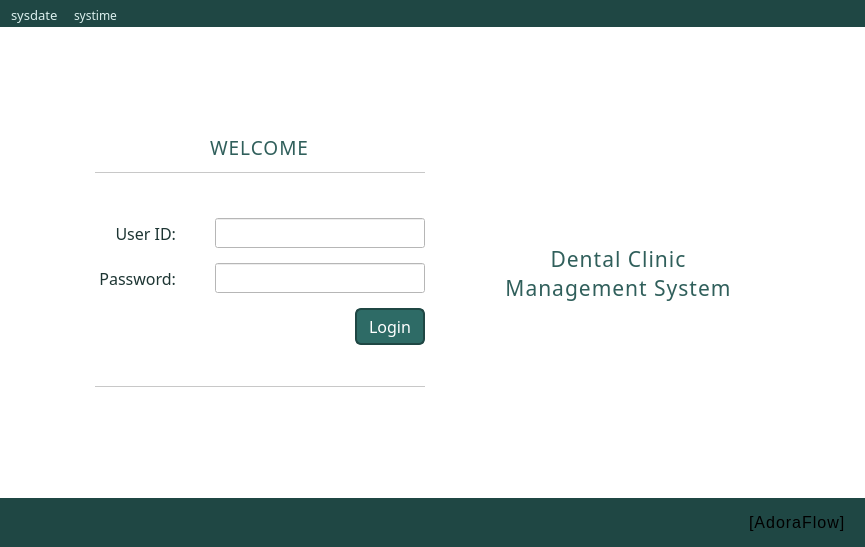
<?xml version="1.0" encoding="UTF-8"?>
<ui version="4.0">
 <class>login_page</class>
 <widget class="QWidget" name="login_page">
  <property name="geometry">
   <rect>
    <x>0</x>
    <y>0</y>
    <width>865</width>
    <height>547</height>
   </rect>
  </property>
  <property name="sizePolicy">
   <sizepolicy hsizetype="Fixed" vsizetype="Fixed">
    <horstretch>0</horstretch>
    <verstretch>0</verstretch>
   </sizepolicy>
  </property>
  <property name="minimumSize">
   <size>
    <width>800</width>
    <height>500</height>
   </size>
  </property>
  <property name="maximumSize">
   <size>
    <width>1080</width>
    <height>620</height>
   </size>
  </property>
  <property name="palette">
   <palette>
    <active>
     <colorrole role="WindowText">
      <brush brushstyle="SolidPattern">
       <color alpha="255">
        <red>0</red>
        <green>0</green>
        <blue>0</blue>
       </color>
      </brush>
     </colorrole>
     <colorrole role="Button">
      <brush brushstyle="SolidPattern">
       <color alpha="255">
        <red>255</red>
        <green>255</green>
        <blue>255</blue>
       </color>
      </brush>
     </colorrole>
     <colorrole role="Light">
      <brush brushstyle="SolidPattern">
       <color alpha="255">
        <red>255</red>
        <green>255</green>
        <blue>255</blue>
       </color>
      </brush>
     </colorrole>
     <colorrole role="Midlight">
      <brush brushstyle="SolidPattern">
       <color alpha="255">
        <red>255</red>
        <green>255</green>
        <blue>255</blue>
       </color>
      </brush>
     </colorrole>
     <colorrole role="Dark">
      <brush brushstyle="SolidPattern">
       <color alpha="255">
        <red>127</red>
        <green>127</green>
        <blue>127</blue>
       </color>
      </brush>
     </colorrole>
     <colorrole role="Mid">
      <brush brushstyle="SolidPattern">
       <color alpha="255">
        <red>170</red>
        <green>170</green>
        <blue>170</blue>
       </color>
      </brush>
     </colorrole>
     <colorrole role="Text">
      <brush brushstyle="SolidPattern">
       <color alpha="255">
        <red>0</red>
        <green>0</green>
        <blue>0</blue>
       </color>
      </brush>
     </colorrole>
     <colorrole role="BrightText">
      <brush brushstyle="SolidPattern">
       <color alpha="255">
        <red>255</red>
        <green>255</green>
        <blue>255</blue>
       </color>
      </brush>
     </colorrole>
     <colorrole role="ButtonText">
      <brush brushstyle="SolidPattern">
       <color alpha="255">
        <red>0</red>
        <green>0</green>
        <blue>0</blue>
       </color>
      </brush>
     </colorrole>
     <colorrole role="Base">
      <brush brushstyle="SolidPattern">
       <color alpha="255">
        <red>255</red>
        <green>255</green>
        <blue>255</blue>
       </color>
      </brush>
     </colorrole>
     <colorrole role="Window">
      <brush brushstyle="SolidPattern">
       <color alpha="255">
        <red>255</red>
        <green>255</green>
        <blue>255</blue>
       </color>
      </brush>
     </colorrole>
     <colorrole role="Shadow">
      <brush brushstyle="SolidPattern">
       <color alpha="255">
        <red>0</red>
        <green>0</green>
        <blue>0</blue>
       </color>
      </brush>
     </colorrole>
     <colorrole role="AlternateBase">
      <brush brushstyle="SolidPattern">
       <color alpha="255">
        <red>255</red>
        <green>255</green>
        <blue>255</blue>
       </color>
      </brush>
     </colorrole>
     <colorrole role="ToolTipBase">
      <brush brushstyle="SolidPattern">
       <color alpha="255">
        <red>255</red>
        <green>255</green>
        <blue>220</blue>
       </color>
      </brush>
     </colorrole>
     <colorrole role="ToolTipText">
      <brush brushstyle="SolidPattern">
       <color alpha="255">
        <red>0</red>
        <green>0</green>
        <blue>0</blue>
       </color>
      </brush>
     </colorrole>
     <colorrole role="PlaceholderText">
      <brush brushstyle="SolidPattern">
       <color alpha="127">
        <red>0</red>
        <green>0</green>
        <blue>0</blue>
       </color>
      </brush>
     </colorrole>
     <colorrole role="Accent">
      <brush brushstyle="SolidPattern">
       <color alpha="255">
        <red>255</red>
        <green>255</green>
        <blue>255</blue>
       </color>
      </brush>
     </colorrole>
    </active>
    <inactive>
     <colorrole role="WindowText">
      <brush brushstyle="SolidPattern">
       <color alpha="255">
        <red>0</red>
        <green>0</green>
        <blue>0</blue>
       </color>
      </brush>
     </colorrole>
     <colorrole role="Button">
      <brush brushstyle="SolidPattern">
       <color alpha="255">
        <red>255</red>
        <green>255</green>
        <blue>255</blue>
       </color>
      </brush>
     </colorrole>
     <colorrole role="Light">
      <brush brushstyle="SolidPattern">
       <color alpha="255">
        <red>255</red>
        <green>255</green>
        <blue>255</blue>
       </color>
      </brush>
     </colorrole>
     <colorrole role="Midlight">
      <brush brushstyle="SolidPattern">
       <color alpha="255">
        <red>255</red>
        <green>255</green>
        <blue>255</blue>
       </color>
      </brush>
     </colorrole>
     <colorrole role="Dark">
      <brush brushstyle="SolidPattern">
       <color alpha="255">
        <red>127</red>
        <green>127</green>
        <blue>127</blue>
       </color>
      </brush>
     </colorrole>
     <colorrole role="Mid">
      <brush brushstyle="SolidPattern">
       <color alpha="255">
        <red>170</red>
        <green>170</green>
        <blue>170</blue>
       </color>
      </brush>
     </colorrole>
     <colorrole role="Text">
      <brush brushstyle="SolidPattern">
       <color alpha="255">
        <red>0</red>
        <green>0</green>
        <blue>0</blue>
       </color>
      </brush>
     </colorrole>
     <colorrole role="BrightText">
      <brush brushstyle="SolidPattern">
       <color alpha="255">
        <red>255</red>
        <green>255</green>
        <blue>255</blue>
       </color>
      </brush>
     </colorrole>
     <colorrole role="ButtonText">
      <brush brushstyle="SolidPattern">
       <color alpha="255">
        <red>0</red>
        <green>0</green>
        <blue>0</blue>
       </color>
      </brush>
     </colorrole>
     <colorrole role="Base">
      <brush brushstyle="SolidPattern">
       <color alpha="255">
        <red>255</red>
        <green>255</green>
        <blue>255</blue>
       </color>
      </brush>
     </colorrole>
     <colorrole role="Window">
      <brush brushstyle="SolidPattern">
       <color alpha="255">
        <red>255</red>
        <green>255</green>
        <blue>255</blue>
       </color>
      </brush>
     </colorrole>
     <colorrole role="Shadow">
      <brush brushstyle="SolidPattern">
       <color alpha="255">
        <red>0</red>
        <green>0</green>
        <blue>0</blue>
       </color>
      </brush>
     </colorrole>
     <colorrole role="AlternateBase">
      <brush brushstyle="SolidPattern">
       <color alpha="255">
        <red>255</red>
        <green>255</green>
        <blue>255</blue>
       </color>
      </brush>
     </colorrole>
     <colorrole role="ToolTipBase">
      <brush brushstyle="SolidPattern">
       <color alpha="255">
        <red>255</red>
        <green>255</green>
        <blue>220</blue>
       </color>
      </brush>
     </colorrole>
     <colorrole role="ToolTipText">
      <brush brushstyle="SolidPattern">
       <color alpha="255">
        <red>0</red>
        <green>0</green>
        <blue>0</blue>
       </color>
      </brush>
     </colorrole>
     <colorrole role="PlaceholderText">
      <brush brushstyle="SolidPattern">
       <color alpha="127">
        <red>0</red>
        <green>0</green>
        <blue>0</blue>
       </color>
      </brush>
     </colorrole>
     <colorrole role="Accent">
      <brush brushstyle="SolidPattern">
       <color alpha="255">
        <red>255</red>
        <green>255</green>
        <blue>255</blue>
       </color>
      </brush>
     </colorrole>
    </inactive>
    <disabled>
     <colorrole role="WindowText">
      <brush brushstyle="SolidPattern">
       <color alpha="255">
        <red>127</red>
        <green>127</green>
        <blue>127</blue>
       </color>
      </brush>
     </colorrole>
     <colorrole role="Button">
      <brush brushstyle="SolidPattern">
       <color alpha="255">
        <red>255</red>
        <green>255</green>
        <blue>255</blue>
       </color>
      </brush>
     </colorrole>
     <colorrole role="Light">
      <brush brushstyle="SolidPattern">
       <color alpha="255">
        <red>255</red>
        <green>255</green>
        <blue>255</blue>
       </color>
      </brush>
     </colorrole>
     <colorrole role="Midlight">
      <brush brushstyle="SolidPattern">
       <color alpha="255">
        <red>255</red>
        <green>255</green>
        <blue>255</blue>
       </color>
      </brush>
     </colorrole>
     <colorrole role="Dark">
      <brush brushstyle="SolidPattern">
       <color alpha="255">
        <red>127</red>
        <green>127</green>
        <blue>127</blue>
       </color>
      </brush>
     </colorrole>
     <colorrole role="Mid">
      <brush brushstyle="SolidPattern">
       <color alpha="255">
        <red>170</red>
        <green>170</green>
        <blue>170</blue>
       </color>
      </brush>
     </colorrole>
     <colorrole role="Text">
      <brush brushstyle="SolidPattern">
       <color alpha="255">
        <red>127</red>
        <green>127</green>
        <blue>127</blue>
       </color>
      </brush>
     </colorrole>
     <colorrole role="BrightText">
      <brush brushstyle="SolidPattern">
       <color alpha="255">
        <red>255</red>
        <green>255</green>
        <blue>255</blue>
       </color>
      </brush>
     </colorrole>
     <colorrole role="ButtonText">
      <brush brushstyle="SolidPattern">
       <color alpha="255">
        <red>127</red>
        <green>127</green>
        <blue>127</blue>
       </color>
      </brush>
     </colorrole>
     <colorrole role="Base">
      <brush brushstyle="SolidPattern">
       <color alpha="255">
        <red>255</red>
        <green>255</green>
        <blue>255</blue>
       </color>
      </brush>
     </colorrole>
     <colorrole role="Window">
      <brush brushstyle="SolidPattern">
       <color alpha="255">
        <red>255</red>
        <green>255</green>
        <blue>255</blue>
       </color>
      </brush>
     </colorrole>
     <colorrole role="Shadow">
      <brush brushstyle="SolidPattern">
       <color alpha="255">
        <red>0</red>
        <green>0</green>
        <blue>0</blue>
       </color>
      </brush>
     </colorrole>
     <colorrole role="AlternateBase">
      <brush brushstyle="SolidPattern">
       <color alpha="255">
        <red>255</red>
        <green>255</green>
        <blue>255</blue>
       </color>
      </brush>
     </colorrole>
     <colorrole role="ToolTipBase">
      <brush brushstyle="SolidPattern">
       <color alpha="255">
        <red>255</red>
        <green>255</green>
        <blue>220</blue>
       </color>
      </brush>
     </colorrole>
     <colorrole role="ToolTipText">
      <brush brushstyle="SolidPattern">
       <color alpha="255">
        <red>0</red>
        <green>0</green>
        <blue>0</blue>
       </color>
      </brush>
     </colorrole>
     <colorrole role="PlaceholderText">
      <brush brushstyle="SolidPattern">
       <color alpha="127">
        <red>127</red>
        <green>127</green>
        <blue>127</blue>
       </color>
      </brush>
     </colorrole>
     <colorrole role="Accent">
      <brush brushstyle="SolidPattern">
       <color alpha="255">
        <red>255</red>
        <green>255</green>
        <blue>255</blue>
       </color>
      </brush>
     </colorrole>
    </disabled>
   </palette>
  </property>
  <property name="windowTitle">
   <string>AdoraFlow</string>
  </property>
  <property name="windowIcon">
   <iconset>
    <normaloff>../assets/icons/200x200_logo.png</normaloff>../assets/icons/200x200_logo.png</iconset>
  </property>
  <property name="styleSheet">
   <string notr="true"/>
  </property>
  <layout class="QVBoxLayout" name="verticalLayout">
   <property name="spacing">
    <number>6</number>
   </property>
   <property name="leftMargin">
    <number>0</number>
   </property>
   <property name="topMargin">
    <number>0</number>
   </property>
   <property name="rightMargin">
    <number>0</number>
   </property>
   <property name="bottomMargin">
    <number>0</number>
   </property>
   <item>
    <widget class="QWidget" name="login_header" native="true">
     <property name="styleSheet">
      <string notr="true">background: #1F4744;</string>
     </property>
     <layout class="QHBoxLayout" name="horizontalLayout">
      <property name="spacing">
       <number>6</number>
      </property>
      <property name="leftMargin">
       <number>3</number>
      </property>
      <property name="topMargin">
       <number>3</number>
      </property>
      <property name="rightMargin">
       <number>3</number>
      </property>
      <property name="bottomMargin">
       <number>3</number>
      </property>
      <item>
       <widget class="QLabel" name="login_sys_date">
        <property name="font">
         <font>
          <family>Slate</family>
          <pointsize>10</pointsize>
         </font>
        </property>
        <property name="styleSheet">
         <string notr="true">padding-left: 5px;
padding-right: 3px;
padding-top: 3px;
color: #DBF0EE;</string>
        </property>
        <property name="text">
         <string>sysdate</string>
        </property>
       </widget>
      </item>
      <item>
       <widget class="QLabel" name="login_sys_time">
        <property name="font">
         <font>
          <family>Slate</family>
         </font>
        </property>
        <property name="styleSheet">
         <string notr="true">
padding-right: 3px;
padding-top: 3px;
color: #DBF0EE;</string>
        </property>
        <property name="text">
         <string>systime</string>
        </property>
       </widget>
      </item>
      <item>
       <spacer name="horizontalSpacer">
        <property name="orientation">
         <enum>Qt::Orientation::Horizontal</enum>
        </property>
        <property name="sizeHint" stdset="0">
         <size>
          <width>40</width>
          <height>20</height>
         </size>
        </property>
       </spacer>
      </item>
     </layout>
    </widget>
   </item>
   <item>
    <layout class="QHBoxLayout" name="login_mainbody" stretch="1,1">
     <property name="spacing">
      <number>6</number>
     </property>
     <property name="leftMargin">
      <number>5</number>
     </property>
     <property name="topMargin">
      <number>5</number>
     </property>
     <property name="rightMargin">
      <number>5</number>
     </property>
     <property name="bottomMargin">
      <number>5</number>
     </property>
     <item>
      <layout class="QHBoxLayout" name="horizontal_left_layout">
       <property name="leftMargin">
        <number>5</number>
       </property>
       <property name="topMargin">
        <number>5</number>
       </property>
       <property name="rightMargin">
        <number>5</number>
       </property>
       <property name="bottomMargin">
        <number>5</number>
       </property>
       <item>
        <spacer name="right_layout_spacer_1">
         <property name="orientation">
          <enum>Qt::Orientation::Horizontal</enum>
         </property>
         <property name="sizeType">
          <enum>QSizePolicy::Policy::Minimum</enum>
         </property>
         <property name="sizeHint" stdset="0">
          <size>
           <width>80</width>
           <height>20</height>
          </size>
         </property>
        </spacer>
       </item>
       <item>
        <spacer name="right_layout_spacer_2">
         <property name="orientation">
          <enum>Qt::Orientation::Horizontal</enum>
         </property>
         <property name="sizeHint" stdset="0">
          <size>
           <width>40</width>
           <height>20</height>
          </size>
         </property>
        </spacer>
       </item>
       <item>
        <layout class="QVBoxLayout" name="right_layout_mid">
         <item>
          <spacer name="right_layout_mid_spacer_1">
           <property name="orientation">
            <enum>Qt::Orientation::Vertical</enum>
           </property>
           <property name="sizeHint" stdset="0">
            <size>
             <width>20</width>
             <height>40</height>
            </size>
           </property>
          </spacer>
         </item>
         <item>
          <spacer name="verticalSpacer">
           <property name="orientation">
            <enum>Qt::Orientation::Vertical</enum>
           </property>
           <property name="sizeHint" stdset="0">
            <size>
             <width>20</width>
             <height>40</height>
            </size>
           </property>
          </spacer>
         </item>
         <item alignment="Qt::AlignmentFlag::AlignHCenter">
          <widget class="QLabel" name="label">
           <property name="font">
            <font>
             <family>Slate</family>
             <pointsize>14</pointsize>
            </font>
           </property>
           <property name="styleSheet">
            <string notr="true">letter-spacing: 1px;
color: #305F5B;
margin-bottom: 5px;
text-align: center;</string>
           </property>
           <property name="text">
            <string>WELCOME</string>
           </property>
          </widget>
         </item>
         <item>
          <widget class="Line" name="horizontal_line1">
           <property name="sizePolicy">
            <sizepolicy hsizetype="Minimum" vsizetype="Fixed">
             <horstretch>0</horstretch>
             <verstretch>0</verstretch>
            </sizepolicy>
           </property>
           <property name="minimumSize">
            <size>
             <width>0</width>
             <height>40</height>
            </size>
           </property>
           <property name="maximumSize">
            <size>
             <width>16777215</width>
             <height>16777215</height>
            </size>
           </property>
           <property name="layoutDirection">
            <enum>Qt::LayoutDirection::RightToLeft</enum>
           </property>
           <property name="styleSheet">
            <string notr="true">border-top: 1px solid rgba(100, 100, 100, 90);</string>
           </property>
           <property name="orientation">
            <enum>Qt::Orientation::Horizontal</enum>
           </property>
          </widget>
         </item>
         <item>
          <layout class="QVBoxLayout" name="login_form_container">
           <property name="spacing">
            <number>15</number>
           </property>
           <item>
            <layout class="QHBoxLayout" name="login_form_inputs">
             <property name="spacing">
              <number>15</number>
             </property>
             <item>
              <layout class="QVBoxLayout" name="login_form_labels">
               <item>
                <widget class="QLabel" name="pwd_label0">
                 <property name="minimumSize">
                  <size>
                   <width>0</width>
                   <height>0</height>
                  </size>
                 </property>
                 <property name="font">
                  <font>
                   <family>Slate</family>
                   <pointsize>12</pointsize>
                  </font>
                 </property>
                 <property name="styleSheet">
                  <string notr="true">color: #1D3533;
padding-right: 20px;</string>
                 </property>
                 <property name="text">
                  <string>User ID:</string>
                 </property>
                 <property name="alignment">
                  <set>Qt::AlignmentFlag::AlignRight|Qt::AlignmentFlag::AlignTrailing|Qt::AlignmentFlag::AlignVCenter</set>
                 </property>
                </widget>
               </item>
               <item>
                <widget class="QLabel" name="user_label0">
                 <property name="minimumSize">
                  <size>
                   <width>0</width>
                   <height>0</height>
                  </size>
                 </property>
                 <property name="maximumSize">
                  <size>
                   <width>16777215</width>
                   <height>16777215</height>
                  </size>
                 </property>
                 <property name="font">
                  <font>
                   <family>Slate</family>
                   <pointsize>12</pointsize>
                  </font>
                 </property>
                 <property name="styleSheet">
                  <string notr="true">color: #1D3533;
padding-right: 20px;
</string>
                 </property>
                 <property name="text">
                  <string>Password:</string>
                 </property>
                 <property name="alignment">
                  <set>Qt::AlignmentFlag::AlignRight|Qt::AlignmentFlag::AlignTrailing|Qt::AlignmentFlag::AlignVCenter</set>
                 </property>
                </widget>
               </item>
              </layout>
             </item>
             <item>
              <layout class="QVBoxLayout" name="login_form_fields">
               <property name="spacing">
                <number>15</number>
               </property>
               <item alignment="Qt::AlignmentFlag::AlignRight">
                <widget class="QLineEdit" name="login_user_field">
                 <property name="minimumSize">
                  <size>
                   <width>210</width>
                   <height>30</height>
                  </size>
                 </property>
                 <property name="maximumSize">
                  <size>
                   <width>210</width>
                   <height>16777215</height>
                  </size>
                 </property>
                 <property name="font">
                  <font>
                   <family>Slate</family>
                   <pointsize>11</pointsize>
                   <bold>false</bold>
                  </font>
                 </property>
                 <property name="styleSheet">
                  <string notr="true">color: #1D3533;
background: white;
padding-left: 5px;</string>
                 </property>
                 <property name="echoMode">
                  <enum>QLineEdit::EchoMode::Normal</enum>
                 </property>
                </widget>
               </item>
               <item alignment="Qt::AlignmentFlag::AlignRight">
                <widget class="QLineEdit" name="login_pass_field">
                 <property name="minimumSize">
                  <size>
                   <width>210</width>
                   <height>30</height>
                  </size>
                 </property>
                 <property name="maximumSize">
                  <size>
                   <width>210</width>
                   <height>16777215</height>
                  </size>
                 </property>
                 <property name="font">
                  <font>
                   <family>Slate</family>
                   <pointsize>11</pointsize>
                   <fontweight>Light</fontweight>
                  </font>
                 </property>
                 <property name="styleSheet">
                  <string notr="true">color: #1D3533;
background: white;
padding-left: 5px;</string>
                 </property>
                 <property name="text">
                  <string/>
                 </property>
                 <property name="echoMode">
                  <enum>QLineEdit::EchoMode::Password</enum>
                 </property>
                 <property name="alignment">
                  <set>Qt::AlignmentFlag::AlignLeading|Qt::AlignmentFlag::AlignLeft|Qt::AlignmentFlag::AlignVCenter</set>
                 </property>
                </widget>
               </item>
              </layout>
             </item>
            </layout>
           </item>
           <item>
            <layout class="QHBoxLayout" name="login_form_bottom">
             <item>
              <widget class="QLabel" name="login_feedback">
               <property name="font">
                <font>
                 <family>Slate</family>
                 <pointsize>9</pointsize>
                </font>
               </property>
               <property name="text">
                <string/>
               </property>
               <property name="alignment">
                <set>Qt::AlignmentFlag::AlignRight|Qt::AlignmentFlag::AlignTrailing|Qt::AlignmentFlag::AlignVCenter</set>
               </property>
              </widget>
             </item>
             <item alignment="Qt::AlignmentFlag::AlignBottom">
              <widget class="QPushButton" name="login_button">
               <property name="minimumSize">
                <size>
                 <width>70</width>
                 <height>30</height>
                </size>
               </property>
               <property name="maximumSize">
                <size>
                 <width>70</width>
                 <height>16777215</height>
                </size>
               </property>
               <property name="font">
                <font>
                 <family>Slate</family>
                 <pointsize>12</pointsize>
                </font>
               </property>
               <property name="cursor">
                <cursorShape>PointingHandCursor</cursorShape>
               </property>
               <property name="acceptDrops">
                <bool>false</bool>
               </property>
               <property name="autoFillBackground">
                <bool>false</bool>
               </property>
               <property name="styleSheet">
                <string notr="true">#login_button {
	border-radius: 6px;
	color: white;
	border: 2px solid #1F4744;
	padding: 5px;
	background: #2E6B66;
}

#login_button:hover {
	border-radius: 6px;
	color: white;
	border: 2px solid #1F4744;
	padding: 5px;
	background: #265955;

}
#login_button:pressed {
	background: #1F4744;
	color: white;
	border: 2px solid #1F4744;
}</string>
               </property>
               <property name="text">
                <string>Login</string>
               </property>
               <property name="icon">
                <iconset>
                 <normaloff>../assets/icons/login.svg</normaloff>../assets/icons/login.svg</iconset>
               </property>
               <property name="shortcut">
                <string>Return</string>
               </property>
              </widget>
             </item>
            </layout>
           </item>
          </layout>
         </item>
         <item>
          <widget class="Line" name="horizontal_line2">
           <property name="minimumSize">
            <size>
             <width>0</width>
             <height>40</height>
            </size>
           </property>
           <property name="maximumSize">
            <size>
             <width>16777215</width>
             <height>16777215</height>
            </size>
           </property>
           <property name="layoutDirection">
            <enum>Qt::LayoutDirection::RightToLeft</enum>
           </property>
           <property name="styleSheet">
            <string notr="true">margin-top: 35px;
border-top: 1px solid rgba(100, 100, 100, 90);</string>
           </property>
           <property name="orientation">
            <enum>Qt::Orientation::Horizontal</enum>
           </property>
          </widget>
         </item>
         <item>
          <spacer name="verticalSpacer_2">
           <property name="orientation">
            <enum>Qt::Orientation::Vertical</enum>
           </property>
           <property name="sizeHint" stdset="0">
            <size>
             <width>20</width>
             <height>40</height>
            </size>
           </property>
          </spacer>
         </item>
         <item>
          <spacer name="right_layout_mid_spacer_2">
           <property name="orientation">
            <enum>Qt::Orientation::Vertical</enum>
           </property>
           <property name="sizeHint" stdset="0">
            <size>
             <width>20</width>
             <height>40</height>
            </size>
           </property>
          </spacer>
         </item>
        </layout>
       </item>
      </layout>
     </item>
     <item>
      <layout class="QHBoxLayout" name="horizontal_right_layout">
       <property name="spacing">
        <number>6</number>
       </property>
       <property name="leftMargin">
        <number>6</number>
       </property>
       <property name="topMargin">
        <number>6</number>
       </property>
       <property name="rightMargin">
        <number>6</number>
       </property>
       <property name="bottomMargin">
        <number>6</number>
       </property>
       <item>
        <spacer name="logo_spacer1">
         <property name="orientation">
          <enum>Qt::Orientation::Horizontal</enum>
         </property>
         <property name="sizeHint" stdset="0">
          <size>
           <width>40</width>
           <height>20</height>
          </size>
         </property>
        </spacer>
       </item>
       <item>
        <layout class="QVBoxLayout" name="verticalLayout_2">
         <item>
          <spacer name="verticalSpacer_4">
           <property name="orientation">
            <enum>Qt::Orientation::Vertical</enum>
           </property>
           <property name="sizeHint" stdset="0">
            <size>
             <width>20</width>
             <height>40</height>
            </size>
           </property>
          </spacer>
         </item>
         <item>
          <spacer name="verticalSpacer_6">
           <property name="orientation">
            <enum>Qt::Orientation::Vertical</enum>
           </property>
           <property name="sizeHint" stdset="0">
            <size>
             <width>20</width>
             <height>40</height>
            </size>
           </property>
          </spacer>
         </item>
         <item>
          <widget class="QLabel" name="TEMP_LOGO">
           <property name="sizePolicy">
            <sizepolicy hsizetype="Preferred" vsizetype="Preferred">
             <horstretch>0</horstretch>
             <verstretch>0</verstretch>
            </sizepolicy>
           </property>
           <property name="font">
            <font>
             <family>Slate</family>
            </font>
           </property>
           <property name="frameShape">
            <enum>QFrame::Shape::NoFrame</enum>
           </property>
           <property name="text">
            <string/>
           </property>
           <property name="pixmap">
            <pixmap>../assets/icons/250x250_logo.png</pixmap>
           </property>
           <property name="alignment">
            <set>Qt::AlignmentFlag::AlignCenter</set>
           </property>
          </widget>
         </item>
         <item>
          <widget class="QLabel" name="LOGO_TEXT">
           <property name="font">
            <font>
             <family>Slate</family>
             <pointsize>16</pointsize>
             <bold>false</bold>
            </font>
           </property>
           <property name="styleSheet">
            <string notr="true">padding: 5px;
color: #305F5B;
letter-spacing: 1px;</string>
           </property>
           <property name="text">
            <string>Dental Clinic
Management System</string>
           </property>
           <property name="alignment">
            <set>Qt::AlignmentFlag::AlignCenter</set>
           </property>
          </widget>
         </item>
         <item>
          <spacer name="verticalSpacer_3">
           <property name="orientation">
            <enum>Qt::Orientation::Vertical</enum>
           </property>
           <property name="sizeHint" stdset="0">
            <size>
             <width>20</width>
             <height>40</height>
            </size>
           </property>
          </spacer>
         </item>
         <item>
          <spacer name="verticalSpacer_5">
           <property name="orientation">
            <enum>Qt::Orientation::Vertical</enum>
           </property>
           <property name="sizeHint" stdset="0">
            <size>
             <width>20</width>
             <height>40</height>
            </size>
           </property>
          </spacer>
         </item>
        </layout>
       </item>
       <item>
        <spacer name="horizontalSpacer_2">
         <property name="orientation">
          <enum>Qt::Orientation::Horizontal</enum>
         </property>
         <property name="sizeHint" stdset="0">
          <size>
           <width>40</width>
           <height>20</height>
          </size>
         </property>
        </spacer>
       </item>
       <item>
        <spacer name="logo_spacer2">
         <property name="orientation">
          <enum>Qt::Orientation::Horizontal</enum>
         </property>
         <property name="sizeHint" stdset="0">
          <size>
           <width>40</width>
           <height>20</height>
          </size>
         </property>
        </spacer>
       </item>
      </layout>
     </item>
    </layout>
   </item>
   <item>
    <widget class="QWidget" name="login_footer" native="true">
     <property name="styleSheet">
      <string notr="true">background: #1F4744;</string>
     </property>
     <layout class="QHBoxLayout" name="horizontalLayout_bottom">
      <property name="spacing">
       <number>6</number>
      </property>
      <property name="leftMargin">
       <number>0</number>
      </property>
      <property name="topMargin">
       <number>0</number>
      </property>
      <property name="rightMargin">
       <number>0</number>
      </property>
      <property name="bottomMargin">
       <number>0</number>
      </property>
      <item>
       <spacer name="logo_bottomspacer">
        <property name="orientation">
         <enum>Qt::Orientation::Horizontal</enum>
        </property>
        <property name="sizeHint" stdset="0">
         <size>
          <width>40</width>
          <height>20</height>
         </size>
        </property>
       </spacer>
      </item>
      <item>
       <widget class="QLabel" name="logo_pic">
        <property name="font">
         <font>
          <pointsize>12</pointsize>
         </font>
        </property>
        <property name="styleSheet">
         <string notr="true">margin: 15px;
letter-spacing: 1px;</string>
        </property>
        <property name="text">
         <string>[AdoraFlow]</string>
        </property>
       </widget>
      </item>
     </layout>
    </widget>
   </item>
  </layout>
 </widget>
 <resources/>
 <connections/>
</ui>
